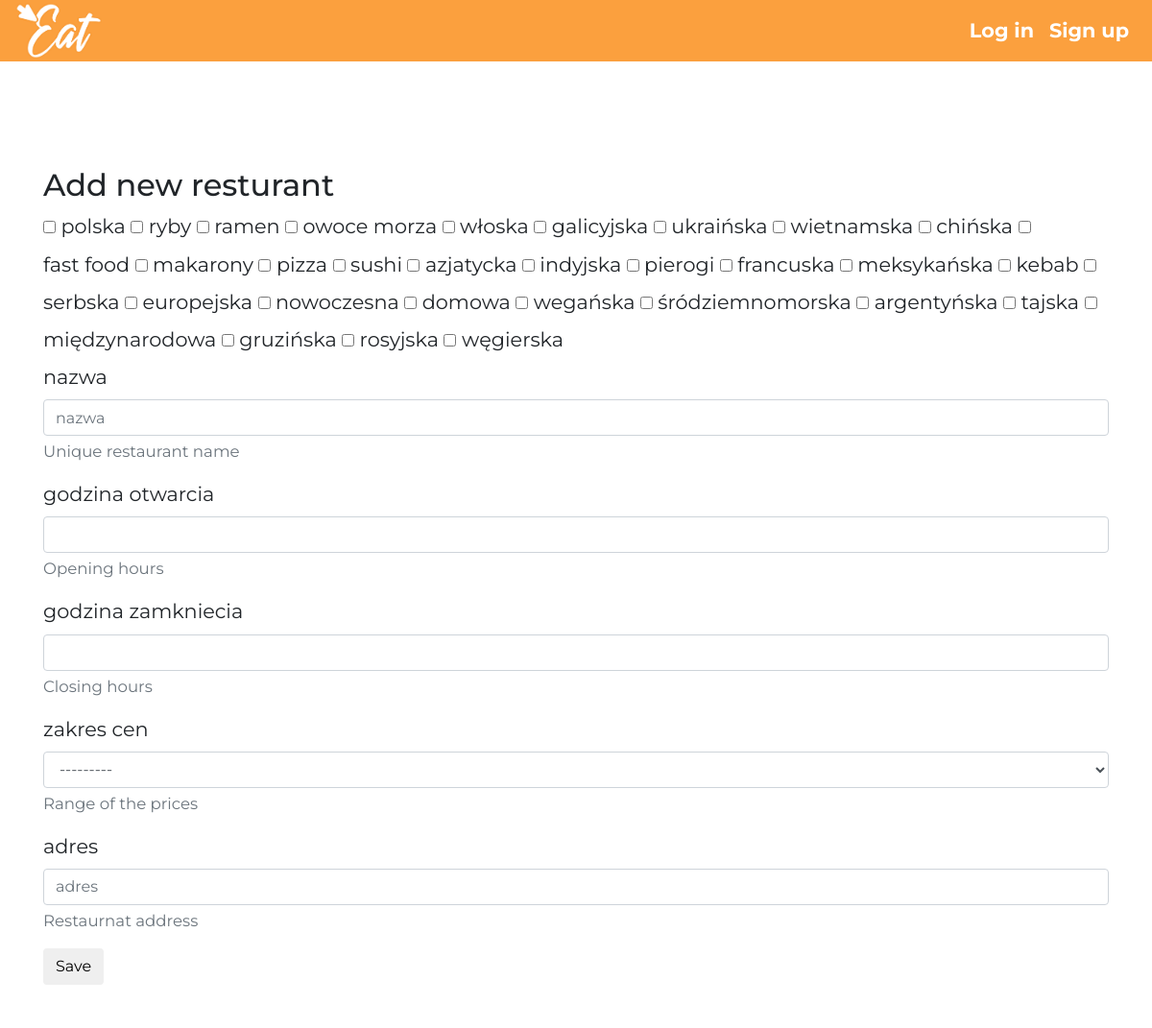
Screenshot of /restaurants/new_restaurant/ with the database file from the repository.
### restaurants/models.py (models this page shows, shortened)
class Category(models.Model):
    name = models.CharField(max_length = 255, unique = True,help_text="category's unique name")
    slug = models.SlugField(max_length=200, unique=True,help_text="slugified name (so it can be used as web address)")

### restaurants/views.py (the view)
def new_Restaurant(request):
    template = 'new_restaurant.html'
    form = RestaurantForm(request.POST or None)
    categoriesChecked = []
    categoriesNotChecked = getCategoryNames()
    try:
        if form.is_valid():
            form.save()
            updateRestaurantCategories(Restaurant.objects.get(name = request.POST.get('name')),request.POST.getlist('categories'))
            messages.success(request, 'new restaurant was added')
    except Exception as e:
        form = RestaurantForm()
        messages.warning(request, 'restaurant was not added. Error {}'.format(e))
    context = {
        'form':form,
        'checked':categoriesChecked,
        'notChecked':categoriesNotChecked
    }
    return render(request,template,context)

### restaurants/forms.py
class RestaurantForm(forms.ModelForm):
    class Meta:
        model = Restaurant
        fields = ['name','opening_hours','closing_hours','price','address']
    def __init__(self,*args,**kwargs):
        super().__init__(*args,**kwargs)
        self.fields['name'].label = 'nazwa'
        self.fields['opening_hours'].label = 'godzina otwarcia'
        self.fields['closing_hours'].label = 'godzina zamkniecia'
        self.fields['price'].label = 'zakres cen'
        self.fields['address'].label = 'adres'

### restaurants/views.py (called while the page is built)
def getCategoryNames():
    queryset_obj = Category.objects.all()
    queryset_name = []
    for obj in queryset_obj:
        queryset_name.append(obj.name)
    return queryset_name

### templates/new_restaurant.html (shortened to what this page needs)
{% extends "base.html" %}
{% load bootstrap3 %}
{% block content%}
<div class="container">
  {% with url_name=request.resolver_match.url_name %}
      {% if url_name == 'new_restaurant' %}
        <h2>Add new resturant</h2>
      {% elif url_name == 'edit_restaurant' %}
        <h2>Update resturant {{restaurant}} </h2>
      {% endif %}
    {% endwith %}
    {% if messages %}
    {% for message in messages %}
    <div {% if message.tags %} class="alert alert-{{message.tags}}" {% endif %} role="alert">
      <button type="button" class="" name="button" data-dismiss="alert" onclick= {% if message.tags == 'success' %}
        "location.href='{% url 'restaurants:list' %}'" {%else%}"location.href='{% url ' restaurants:new_restaurant' %}'"
        {%endif%}> close </button>
      <strong>{{message}}</strong>
    </div>
    {% endfor %}
    {% else %}
    <form  method="post">
        {%for category in notChecked %}
        <input type="checkbox" id="{{category}}" name="categories" value="{{category}}">
        <label for="{{category}}">{{category}}</label>
        {% endfor %}
      {% bootstrap_form form %}
      {% with url_name=request.resolver_match.url_name %}
              {% if url_name == 'new_restaurant' %}
                <button type="submit" name="button" class="btn btn-default">Save</button>
              {% elif url_name == 'edit_restaurant' %}
                <button type="submit" name="button" class="btn btn-default">Update</button>
              {% endif %}
            {% endwith %}
    </form>
    {% endif %}
</div>
{% endblock %}

### static/css/style.css (style rules this page uses)
body { font-family: 'Montserrat', sans-serif !important; font-size: 1.3em !important; }
.container { margin-top: 65px; padding: 45px 75px; background-color: rgba(255, 255, 255, 0.9); }

### rows the page displays
Category: notChecked "polska"
Category: notChecked "ryby"
Category: notChecked "ramen"
Category: notChecked "owoce morza"
Category: notChecked "włoska"
Category: notChecked "galicyjska"
Category: notChecked "ukraińska"
Category: notChecked "wietnamska"
Category: notChecked "chińska"
Category: notChecked "fast food"
Category: notChecked "makarony"
Category: notChecked "pizza"
Category: notChecked "sushi"
Category: notChecked "azjatycka"
Category: notChecked "indyjska"
Category: notChecked "pierogi"
Category: notChecked "francuska"
Category: notChecked "meksykańska"
Category: notChecked "kebab"
Category: notChecked "serbska"
Category: notChecked "europejska"
Category: notChecked "nowoczesna"
Category: notChecked "domowa"
Category: notChecked "wegańska"
Category: notChecked "śródziemnomorska"
Category: notChecked "argentyńska"
Category: notChecked "tajska"
Category: notChecked "międzynarodowa"
Category: notChecked "gruzińska"
Category: notChecked "rosyjska"
Category: notChecked "węgierska"
